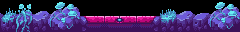

A 2D game scene composited from a Tiled map and its tileset images. What follows is a short description and the map's XML, with every tile layer's data as written:
An orthogonal 15x2 tile map with 16x16 px tiles, 1 tile layer (Tile Layer 1).

<map version="1.10" tiledversion="1.10.0" orientation="orthogonal" renderorder="right-down" width="15" height="2" tilewidth="16" tileheight="16" infinite="0" nextlayerid="2" nextobjectid="1">
 <tileset firstgid="1" name="tilesets" tilewidth="16" tileheight="16" tilecount="288" columns="24">
  <image source="tilesets.png" width="384" height="192" />
 </tileset>
 <layer id="1" name="Tile Layer 1" width="15" height="2">
  <data encoding="csv">
153,146,160,148,149,0,0,0,0,0,151,160,159,148,149,
177,170,184,172,173,27,28,29,30,31,175,184,183,172,173
</data>
 </layer>
</map>
